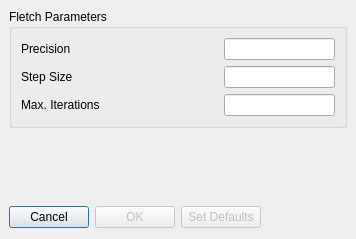
<ui version="4.0" >
 <author></author>
 <comment></comment>
 <exportmacro></exportmacro>
 <class>FletchDialog</class>
 <widget class="QDialog" name="FletchDialog" >
  <property name="geometry" >
   <rect>
    <x>0</x>
    <y>0</y>
    <width>356</width>
    <height>239</height>
   </rect>
  </property>
  <property name="windowTitle" >
   <string>Configure the Fletch Parameters</string>
  </property>
  <layout class="QGridLayout" >
   <property name="margin" >
    <number>9</number>
   </property>
   <property name="spacing" >
    <number>6</number>
   </property>
   <item row="0" column="0" >
    <layout class="QVBoxLayout" >
     <property name="margin" >
      <number>0</number>
     </property>
     <property name="spacing" >
      <number>6</number>
     </property>
     <item>
      <widget class="QGroupBox" name="groupBox" >
       <property name="title" >
        <string>Fletch Parameters</string>
       </property>
       <layout class="QGridLayout" >
        <property name="margin" >
         <number>9</number>
        </property>
        <property name="spacing" >
         <number>6</number>
        </property>
        <item row="0" column="0" >
         <layout class="QGridLayout" >
          <property name="margin" >
           <number>0</number>
          </property>
          <property name="spacing" >
           <number>6</number>
          </property>
          <item row="1" column="1" colspan="2" >
           <spacer>
            <property name="orientation" >
             <enum>Qt::Horizontal</enum>
            </property>
            <property name="sizeHint" >
             <size>
              <width>40</width>
              <height>20</height>
             </size>
            </property>
           </spacer>
          </item>
          <item row="2" column="3" >
           <widget class="QLineEdit" name="lineEditMaxIter" />
          </item>
          <item row="1" column="3" >
           <widget class="QLineEdit" name="lineEditStepSize" />
          </item>
          <item row="2" column="2" >
           <spacer>
            <property name="orientation" >
             <enum>Qt::Horizontal</enum>
            </property>
            <property name="sizeHint" >
             <size>
              <width>40</width>
              <height>20</height>
             </size>
            </property>
           </spacer>
          </item>
          <item row="1" column="0" >
           <widget class="QLabel" name="label_2" >
            <property name="text" >
             <string>Step Size</string>
            </property>
           </widget>
          </item>
          <item row="0" column="0" >
           <widget class="QLabel" name="label" >
            <property name="text" >
             <string>Precision</string>
            </property>
           </widget>
          </item>
          <item row="2" column="0" colspan="2" >
           <widget class="QLabel" name="label_3" >
            <property name="text" >
             <string>Max. Iterations</string>
            </property>
           </widget>
          </item>
          <item row="0" column="3" >
           <widget class="QLineEdit" name="lineEditPrecision" />
          </item>
          <item row="0" column="1" colspan="2" >
           <spacer>
            <property name="orientation" >
             <enum>Qt::Horizontal</enum>
            </property>
            <property name="sizeHint" >
             <size>
              <width>40</width>
              <height>20</height>
             </size>
            </property>
           </spacer>
          </item>
         </layout>
        </item>
       </layout>
      </widget>
     </item>
     <item>
      <spacer>
       <property name="orientation" >
        <enum>Qt::Vertical</enum>
       </property>
       <property name="sizeHint" >
        <size>
         <width>336</width>
         <height>72</height>
        </size>
       </property>
      </spacer>
     </item>
     <item>
      <layout class="QHBoxLayout" >
       <property name="margin" >
        <number>0</number>
       </property>
       <property name="spacing" >
        <number>6</number>
       </property>
       <item>
        <widget class="QPushButton" name="cancelButton" >
         <property name="enabled" >
          <bool>true</bool>
         </property>
         <property name="text" >
          <string>Cancel</string>
         </property>
        </widget>
       </item>
       <item>
        <widget class="QPushButton" name="okButton" >
         <property name="enabled" >
          <bool>false</bool>
         </property>
         <property name="text" >
          <string>OK</string>
         </property>
        </widget>
       </item>
       <item>
        <widget class="QPushButton" name="defaultsButton" >
         <property name="enabled" >
          <bool>false</bool>
         </property>
         <property name="text" >
          <string>Set Defaults</string>
         </property>
        </widget>
       </item>
       <item>
        <spacer>
         <property name="orientation" >
          <enum>Qt::Horizontal</enum>
         </property>
         <property name="sizeHint" >
          <size>
           <width>85</width>
           <height>25</height>
          </size>
         </property>
        </spacer>
       </item>
      </layout>
     </item>
    </layout>
   </item>
  </layout>
 </widget>
 <pixmapfunction></pixmapfunction>
 <tabstops>
  <tabstop>lineEditPrecision</tabstop>
  <tabstop>lineEditStepSize</tabstop>
  <tabstop>lineEditMaxIter</tabstop>
  <tabstop>defaultsButton</tabstop>
  <tabstop>okButton</tabstop>
  <tabstop>cancelButton</tabstop>
 </tabstops>
 <resources/>
 <connections>
  <connection>
   <sender>okButton</sender>
   <signal>clicked()</signal>
   <receiver>FletchDialog</receiver>
   <slot>accept()</slot>
   <hints>
    <hint type="sourcelabel" >
     <x>278</x>
     <y>253</y>
    </hint>
    <hint type="destinationlabel" >
     <x>96</x>
     <y>254</y>
    </hint>
   </hints>
  </connection>
  <connection>
   <sender>cancelButton</sender>
   <signal>clicked()</signal>
   <receiver>FletchDialog</receiver>
   <slot>reject()</slot>
   <hints>
    <hint type="sourcelabel" >
     <x>369</x>
     <y>253</y>
    </hint>
    <hint type="destinationlabel" >
     <x>179</x>
     <y>282</y>
    </hint>
   </hints>
  </connection>
 </connections>
</ui>
